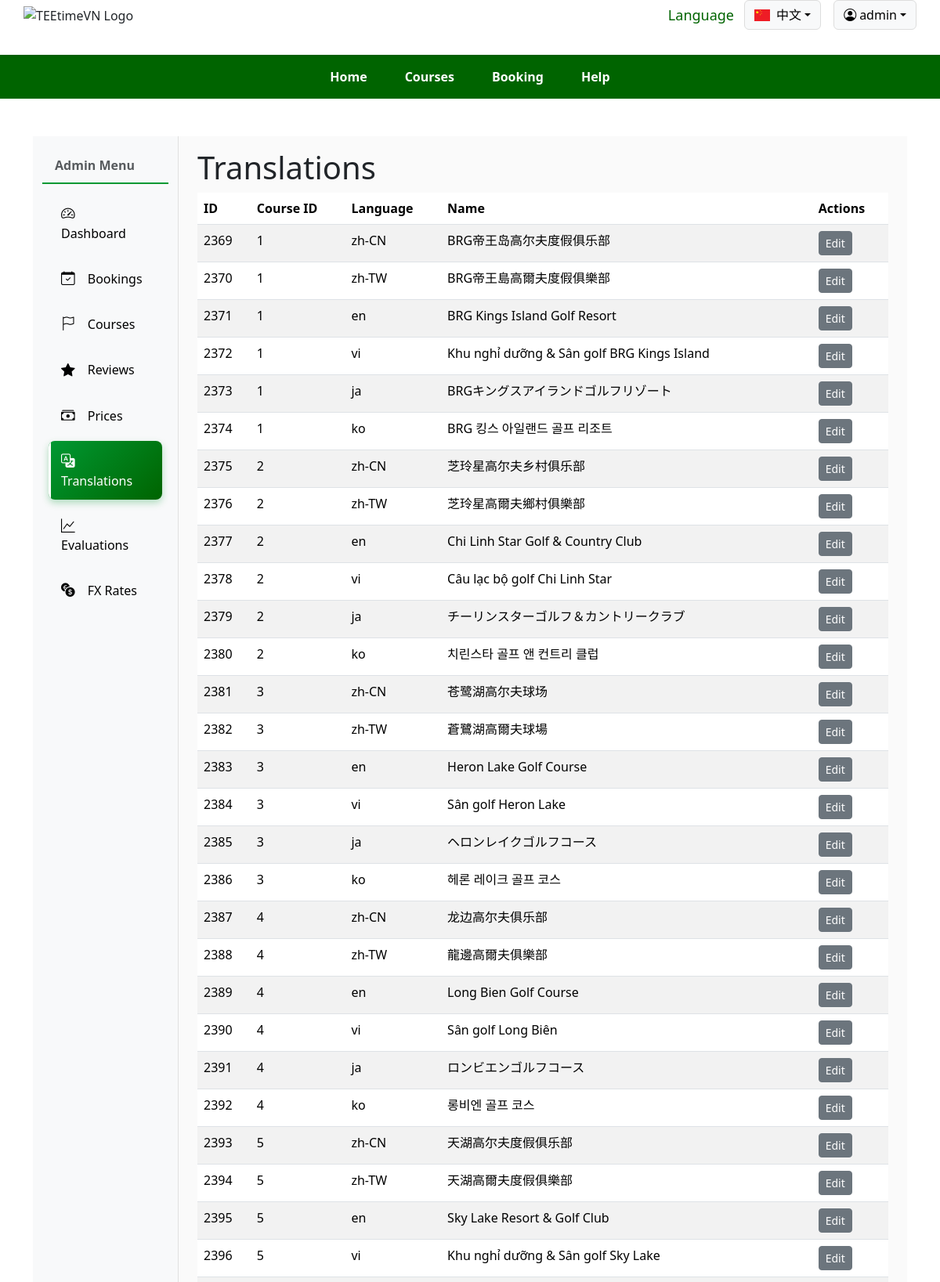
Page /zh-CN/admin/i18n/ (signed in, upper part) on the committed database.
### tables this page shows
CREATE TABLE golf_course_i18n (
  id             INTEGER PRIMARY KEY AUTOINCREMENT,
  course_id      INTEGER NOT NULL,
  lang           TEXT NOT NULL,
  name           TEXT NOT NULL,
  designer_name  TEXT,
  address        TEXT,
  seo_title      TEXT,
  seo_description TEXT,
  meta_keywords  TEXT,
  overview       TEXT,
  content        TEXT,
  fee_note       TEXT,
  best_season    TEXT,
  tips_note      TEXT,
  UNIQUE(course_id, lang),
  FOREIGN KEY(course_id) REFERENCES golf_course(id) ON DELETE CASCADE
);

### modules/admin.py (the view)
    @bp.route('/i18n/')
    def i18n_list(lang):
        rows = g.db.execute('SELECT * FROM golf_course_i18n').fetchall()
        return render_template('admin/i18n_list.html', lang=lang, rows=rows)

### app.py (called while the page is built)
def url_to_locale(code: str) -> str:
    return code.replace("-", "_")

### modules/booking.py (called while the page is built)
@booking_bp.before_app_request
def before_request():
    get_db()

@booking_bp.teardown_app_request
def teardown_request(exc):
    close_db()

### modules/courses.py (called while the page is built)
def get_db():
    if not DB_PATH.is_file():
        raise FileNotFoundError(f"Database not found: {DB_PATH}")
    if "db" not in g:
        g.db = sqlite3.connect(DB_PATH)
        g.db.row_factory = sqlite3.Row
    return g.db

### templates/admin/i18n_list.html (shortened to what this page needs)
{% extends 'admin/dashboard.html' %}
{% block admin_content %}
  <h1>{{ _('Translations') }}</h1>
  <table class="table table-striped">
    <thead>
      <tr>
        <th>{{ _('ID') }}</th>
        <th>{{ _('Course ID') }}</th>
        <th>{{ _('Language') }}</th>
        <th>{{ _('Name') }}</th>
        <th>{{ _('Actions') }}</th>
      </tr>
    </thead>
    <tbody>
      {% for row in rows %}
      <tr>
        <td>{{ row.id }}</td>
        <td>{{ row.course_id }}</td>
        <td>{{ row.lang }}</td>
        <td>{{ row.name }}</td>
        <td>
          <a href="{{ url_for('admin.i18n_edit', lang=lang, id=row.id) }}"
             class="btn btn-sm btn-secondary">{{ _('Edit') }}</a>
        </td>
      </tr>
      {% endfor %}
    </tbody>
  </table>
{% endblock %}

### static/css/main.css (style rules this page uses)
:root { --site-green: #009933; --site-dark-green: #006400; --site-accent: #22C55E; --text-dark: #333333; }
:root { --clr: #28a745; }

### rows in the picture
golf_course_i18n: id "2369", course_id "1", lang "zh-CN", name "BRG帝王岛高尔夫度假俱乐部"
golf_course_i18n: id "2370", course_id "1", lang "zh-TW", name "BRG帝王島高爾夫度假俱樂部"
golf_course_i18n: id "2371", course_id "1", lang "en", name "BRG Kings Island Golf Resort"
golf_course_i18n: id "2372", course_id "1", lang "vi", name "Khu nghỉ dưỡng & Sân golf BRG Kings Island"
golf_course_i18n: id "2373", course_id "1", lang "ja", name "BRGキングスアイランドゴルフリゾート"
golf_course_i18n: id "2374", course_id "1", lang "ko", name "BRG 킹스 아일랜드 골프 리조트"
golf_course_i18n: id "2375", course_id "2", lang "zh-CN", name "芝玲星高尔夫乡村俱乐部"
golf_course_i18n: id "2376", course_id "2", lang "zh-TW", name "芝玲星高爾夫鄉村俱樂部"
golf_course_i18n: id "2377", course_id "2", lang "en", name "Chi Linh Star Golf & Country Club"
golf_course_i18n: id "2378", course_id "2", lang "vi", name "Câu lạc bộ golf Chi Linh Star"
golf_course_i18n: id "2379", course_id "2", lang "ja", name "チーリンスターゴルフ＆カントリークラブ"
golf_course_i18n: id "2380", course_id "2", lang "ko", name "치린스타 골프 앤 컨트리 클럽"
golf_course_i18n: id "2381", course_id "3", lang "zh-CN", name "苍鹭湖高尔夫球场"
golf_course_i18n: id "2382", course_id "3", lang "zh-TW", name "蒼鷺湖高爾夫球場"
golf_course_i18n: id "2383", course_id "3", lang "en", name "Heron Lake Golf Course"
golf_course_i18n: id "2384", course_id "3", lang "vi", name "Sân golf Heron Lake"
golf_course_i18n: id "2385", course_id "3", lang "ja", name "ヘロンレイクゴルフコース"
golf_course_i18n: id "2386", course_id "3", lang "ko", name "헤론 레이크 골프 코스"
golf_course_i18n: id "2387", course_id "4", lang "zh-CN", name "龙边高尔夫俱乐部"
golf_course_i18n: id "2388", course_id "4", lang "zh-TW", name "龍邊高爾夫俱樂部"
golf_course_i18n: id "2389", course_id "4", lang "en", name "Long Bien Golf Course"
golf_course_i18n: id "2390", course_id "4", lang "vi", name "Sân golf Long Biên"
golf_course_i18n: id "2391", course_id "4", lang "ja", name "ロンビエンゴルフコース"
golf_course_i18n: id "2392", course_id "4", lang "ko", name "롱비엔 골프 코스"
golf_course_i18n: id "2393", course_id "5", lang "zh-CN", name "天湖高尔夫度假俱乐部"
golf_course_i18n: id "2394", course_id "5", lang "zh-TW", name "天湖高爾夫度假俱樂部"
golf_course_i18n: id "2395", course_id "5", lang "en", name "Sky Lake Resort & Golf Club"
golf_course_i18n: id "2396", course_id "5", lang "vi", name "Khu nghỉ dưỡng & Sân golf Sky Lake"

### other values in the picture
{{ current[1] }} "中文"
{{ session.get('username') }} "admin"
